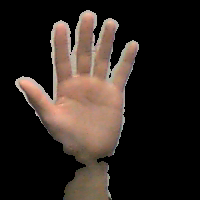
#> input picture 0.png, 200 x 200 px, given in place of the camera
$ python get_test_pic.py
#> lines starting #> are read from the running program, lines starting #| are printed output that depends on the picture; after the words box and inside, x2 and y2 are one past the last pixel; in counts of white or black regions, pixels touching at a corner belong together
import cv2
import numpy as np
import os
import time

import threading
cap = cv2.VideoCapture(0)
i = 0
while True:
    ret, frame = cap.read()
#> frame is the input picture: shape (200, 200, 3); mean B, G, R 32.6, 38, 47.4
    #cv2.imshow("11",frame)
    max_area = 0
    x0 = 400
    y0 = 200
    height = 200
    width = 200
    skinkernel = cv2.getStructuringElement(cv2.MORPH_ELLIPSE, (5, 5))
    frame = cv2.flip(frame, 1)
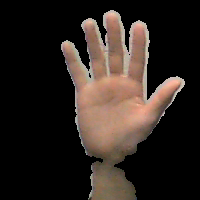
#> frame: shape (200, 200, 3); mean B, G, R 32.6, 38, 47.4
    frame = cv2.resize(frame,(640,480))
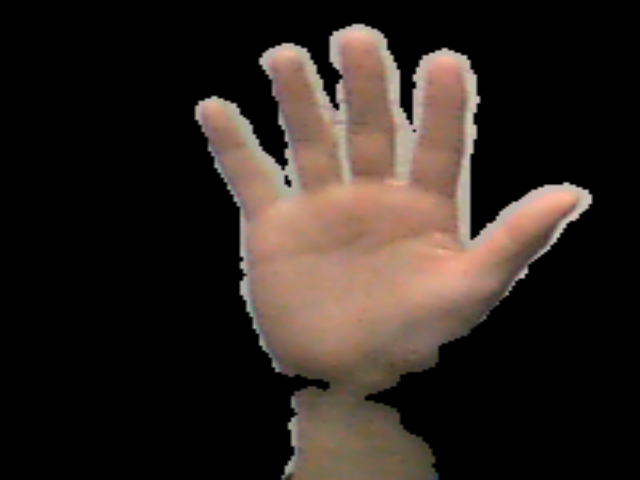
#> frame: shape (480, 640, 3); mean B, G, R 32.6, 38, 47.4

    low_range = np.array([0, 50, 80])
    upper_range = np.array([30, 200, 255])

    cv2.rectangle(frame, (x0, y0), (x0 + width, y0 + height), (0, 255, 0), 1)
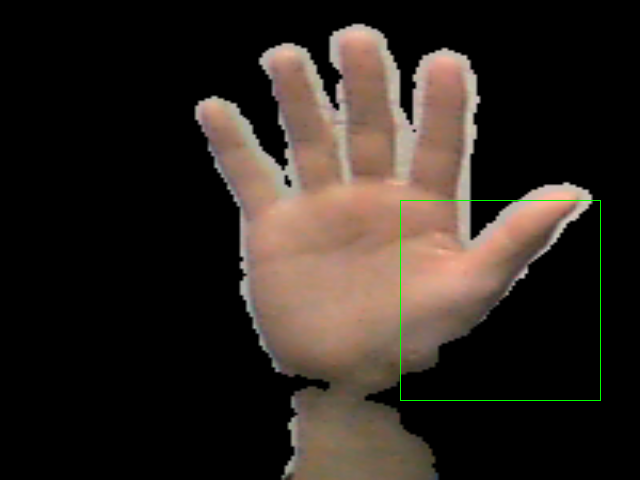
#> frame: shape (480, 640, 3); 0.26% of pixels changed, all inside (x1, y1, x2, y2) = (400, 200, 601, 401)
    # roi = cv2.UMat(frame[y0:y0+height, x0:x0+width])
    roi = frame[y0:y0 + height, x0:x0 + width]
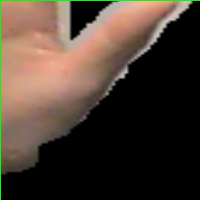
#> roi: shape (200, 200, 3); mean B, G, R 49.8, 60.4, 74.7

    hsv = cv2.cvtColor(roi, cv2.COLOR_BGR2HSV)
#> hsv: shape (200, 200, 3); mean H, S, V 6.5, 40, 77.3

    # Apply skin color range
    mask = cv2.inRange(hsv, low_range, upper_range)
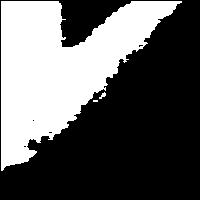
#> mask: shape (200, 200); 37.6% white; 3 white regions (1 under 20 px), largest, box (x1, y1, x2, y2) and area: (1, 1, 182, 171) 14996, (99, 92, 106, 99) 24

    mask = cv2.erode(mask, skinkernel, iterations=1)
#> mask: shape (200, 200); 33.5% white; 3 white regions (2 under 20 px), largest, box (x1, y1, x2, y2) and area: (3, 3, 175, 166) 13393
    mask = cv2.dilate(mask, skinkernel, iterations=1)
#> mask: shape (200, 200); 37.1% white; 1 white region, box (x1, y1, x2, y2) and area: (1, 1, 177, 168) 14855

    # blur
    mask = cv2.GaussianBlur(mask, (15, 15), 1)
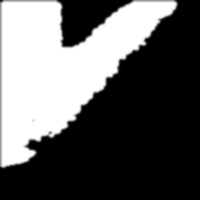
#> mask: shape (200, 200); min 0, max 255, mean 95.2

    # bitwise and mask original frame
    res = cv2.bitwise_and(roi, roi, mask=mask)
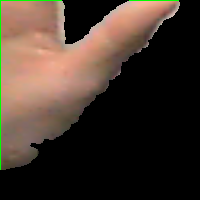
#> res: shape (200, 200, 3); mean B, G, R 44, 53.4, 68.1
    # color to grayscale
    # res = cv2.cvtColor(res, cv2.COLOR_BGR2GRAY)
    cv2.imshow("result", res)
    if cv2.waitKey(1) & 0xFF == ord('q'):
#> (key q is pressed here)
        cv2.imwrite("G:\\"+str(i)+".png", res)  # 保存路径
        i = i +1
        print(i)
    #k = cv2.waitKey(1)

$ run again, on 18.png
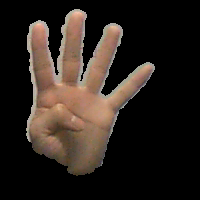
#> input picture 18.png, 200 x 200 px, given in place of the camera
#> frame is the input picture: shape (200, 200, 3); mean B, G, R 29.5, 35.5, 44.6
#> hsv: shape (200, 200, 3); mean H, S, V 9.2, 67.3, 91.1
#> `mask = cv2.inRange(hsv, low_range, upper_range)`:
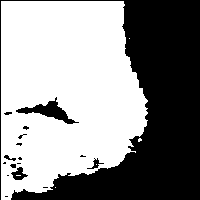
#> mask: shape (200, 200); 57% white; 17 black regions (11 under 20 px), largest, box (x1, y1, x2, y2) and area: (0, 0, 200, 200) 16340, (16, 97, 79, 124) 526, (11, 167, 28, 180) 114, (87, 158, 104, 169) 56, (4, 155, 16, 161) 31, (10, 164, 16, 168) 20
#> `res = cv2.bitwise_and(roi, roi, mask=mask)`:
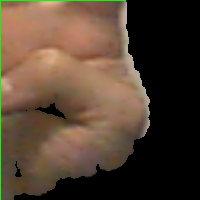
#> res: shape (200, 200, 3); mean B, G, R 49.7, 65.3, 83.4

$ run again, on 21.png
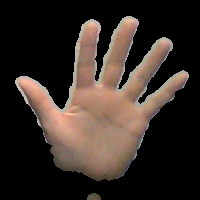
#> input picture 21.png, 200 x 200 px, given in place of the camera
#> frame is the input picture: shape (200, 200, 3); mean B, G, R 39.3, 45.4, 56.2
#> hsv: shape (200, 200, 3); mean H, S, V 7.4, 39.9, 87.7
#> `mask = cv2.inRange(hsv, low_range, upper_range)`:
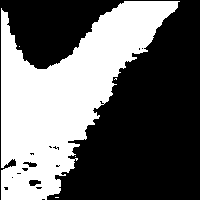
#> mask: shape (200, 200); 41% white; 5 white regions (4 under 20 px), largest, box (x1, y1, x2, y2) and area: (1, 1, 180, 200) 16372
#> `res = cv2.bitwise_and(roi, roi, mask=mask)`:
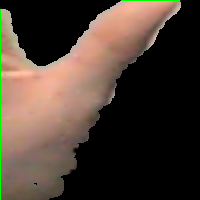
#> res: shape (200, 200, 3); mean B, G, R 51.9, 61.3, 76.6
